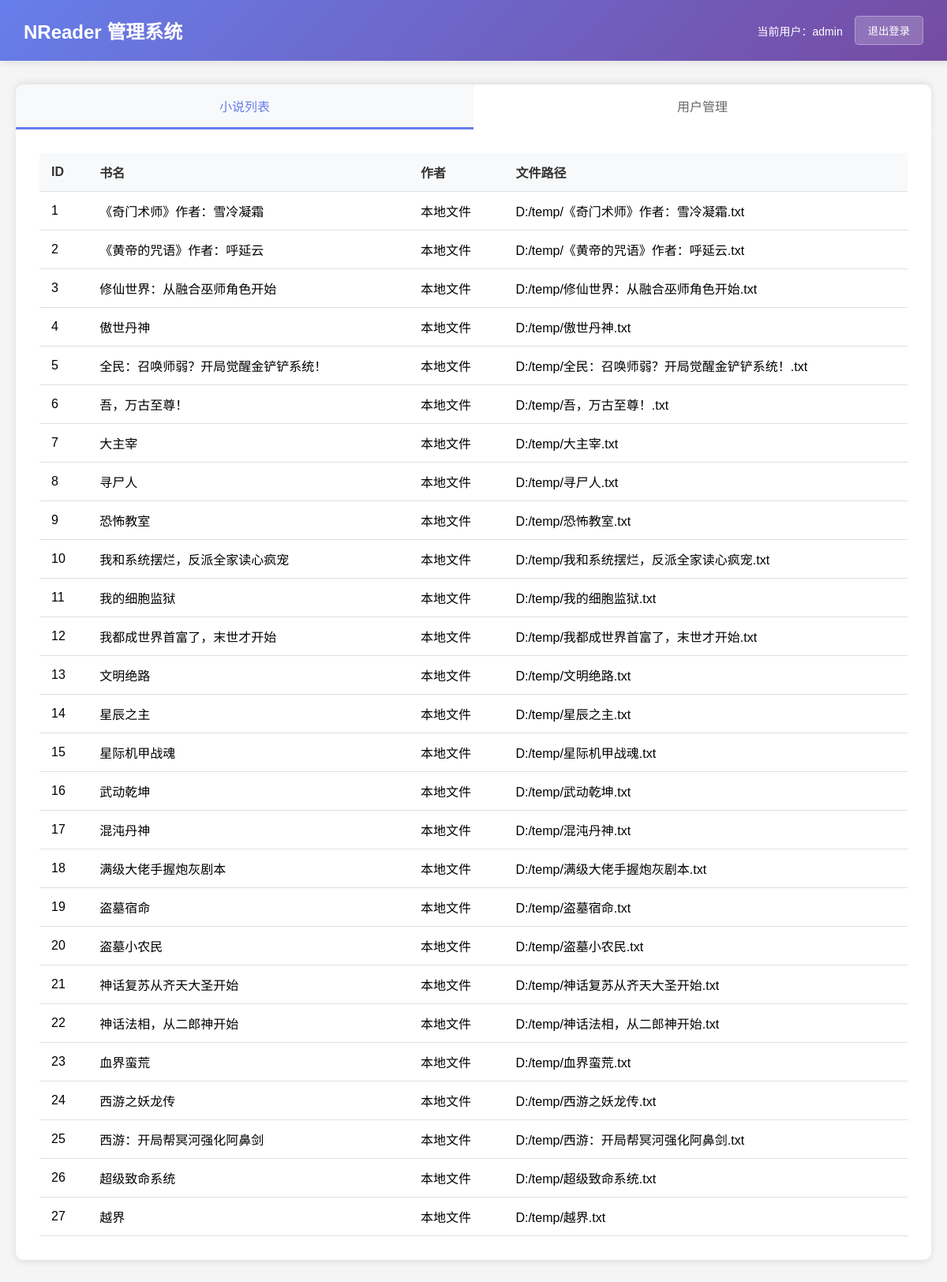
The app's page /dashboard (signed in) with its own data.
### tables this page shows
CREATE TABLE users (
        id INTEGER PRIMARY KEY AUTOINCREMENT,
        username TEXT NOT NULL UNIQUE,
        password TEXT NOT NULL
    );

CREATE TABLE novels (
            id INTEGER PRIMARY KEY AUTOINCREMENT,
            title TEXT NOT NULL,
            author TEXT DEFAULT '本地文件',
            file_path TEXT NOT NULL,
            cover TEXT DEFAULT ''
        );

### app.py (the view)
@app.route('/dashboard', methods=['GET'])
def dashboard():
    if 'username' not in session:
        return redirect(url_for('login_page'))
    conn = sqlite3.connect(DB_PATH)
    cursor = conn.cursor()
    cursor.execute('SELECT id, title, author, file_path FROM novels ORDER BY id')
    novels = cursor.fetchall()
    novels_list = []
    for novel in novels:
        novels_list.append({
            'id': novel[0],
            'title': novel[1],
            'author': novel[2],
            'file_path': novel[3]
        })
    cursor.execute('SELECT id, username FROM users ORDER BY id')
    users = cursor.fetchall()
    conn.close()
    users_list = []
    for user in users:
        users_list.append({
            'id': user[0],
            'username': user[1]
        })
    return render_template('dashboard.html',
                          username=session['username'],
                          novels=novels_list,
                          users=users_list)

### templates/dashboard.html (shortened to what this page needs)
<!DOCTYPE html>
<html lang="zh-CN">
<head>
</head>
<body>
    <div class="header">
        <h1>NReader 管理系统</h1>
        <div class="user-info">
            <span>当前用户：{{ username }}</span>
            <a href="/logout" style="text-decoration: none;">
                <button>退出登录</button>
            </a>
        </div>
    </div>
    <div class="container">
        <div class="tabs">
            <button class="tab active" onclick="showTab('novels')">小说列表</button>
            <button class="tab" onclick="showTab('users')">用户管理</button>
        </div>
        <div id="novels-tab" class="tab-content active">
            {% if novels %}
            <div class="table-container">
                <table>
                    <thead>
                        <tr>
                            <th>ID</th>
                            <th>书名</th>
                            <th>作者</th>
                            <th>文件路径</th>
                        </tr>
                    </thead>
                    <tbody>
                        {% for novel in novels %}
                        <tr>
                            <td>{{ novel.id }}</td>
                            <td>{{ novel.title }}</td>
                            <td>{{ novel.author }}</td>
                            <td>{{ novel.file_path }}</td>
                        </tr>
                        {% endfor %}
                    </tbody>
                </table>
            </div>
            {% else %}
            <div class="empty-state">
                <p>暂无小说数据</p>
            </div>
            {% endif %}
        </div>
    </div>
</body>
</html>

### templates/dashboard.html (style rules this page uses)
* { margin: 0; padding: 0; box-sizing: border-box; }
body { font-family: 'Microsoft YaHei', Arial, sans-serif; background: #f5f5f5; }
.header { background: linear-gradient(135deg, #667eea 0%, #764ba2 100%); color: white; padding: 20px 30px; display: flex; justify-content: space-between; align-items: center; box-shadow: 0 2px 10px rgba(0, 0, 0, 0.1); }
.header h1 { font-size: 24px; }
.header .user-info { display: flex; align-items: center; gap: 15px; }
.header .user-info span { font-size: 14px; }
.header .user-info button { padding: 8px 16px; background: rgba(255, 255, 255, 0.2); border: 1px solid rgba(255, 255, 255, 0.3); color: white; border-radius: 5px; cursor: pointer; transition: background 0.3s; }
.container { max-width: 1200px; margin: 30px auto; padding: 0 20px; }
.tabs { display: flex; background: white; border-radius: 10px 10px 0 0; box-shadow: 0 -2px 10px rgba(0, 0, 0, 0.1); overflow: hidden; }
.tab { flex: 1; padding: 15px; text-align: center; cursor: pointer; border: none; background: white; font-size: 16px; font-weight: 500; color: #666; transition: all 0.3s; border-bottom: 3px solid transparent; }
.tab.active { color: #667eea; border-bottom-color: #667eea; background: #f8f9fa; }
.tab-content { display: none; background: white; padding: 30px; border-radius: 0 0 10px 10px; box-shadow: 0 2px 10px rgba(0, 0, 0, 0.1); }
.tab-content.active { display: block; }
.table-container { overflow-x: auto; }
table { width: 100%; border-collapse: collapse; }
th, td { padding: 12px 15px; text-align: left; border-bottom: 1px solid #e0e0e0; }
th { background: #f8f9fa; font-weight: 600; color: #333; }

### records on screen
users: username "admin"
novels: id "1", title "《奇门术师》作者：雪冷凝霜", author "本地文件", file_path "D:/temp/《奇门术师》作者：雪冷凝霜.txt"
novels: id "2", title "《黄帝的咒语》作者：呼延云", author "本地文件", file_path "D:/temp/《黄帝的咒语》作者：呼延云.txt"
novels: id "3", title "修仙世界：从融合巫师角色开始", author "本地文件", file_path "D:/temp/修仙世界：从融合巫师角色开始.txt"
novels: id "4", title "傲世丹神", author "本地文件", file_path "D:/temp/傲世丹神.txt"
novels: id "5", title "全民：召唤师弱？开局觉醒金铲铲系统！", author "本地文件", file_path "D:/temp/全民：召唤师弱？开局觉醒金铲铲系统！.txt"
novels: id "6", title "吾，万古至尊！", author "本地文件", file_path "D:/temp/吾，万古至尊！.txt"
novels: id "7", title "大主宰", author "本地文件", file_path "D:/temp/大主宰.txt"
novels: id "8", title "寻尸人", author "本地文件", file_path "D:/temp/寻尸人.txt"
novels: id "9", title "恐怖教室", author "本地文件", file_path "D:/temp/恐怖教室.txt"
novels: id "10", title "我和系统摆烂，反派全家读心疯宠", author "本地文件", file_path "D:/temp/我和系统摆烂，反派全家读心疯宠.txt"
novels: id "11", title "我的细胞监狱", author "本地文件", file_path "D:/temp/我的细胞监狱.txt"
novels: id "12", title "我都成世界首富了，末世才开始", author "本地文件", file_path "D:/temp/我都成世界首富了，末世才开始.txt"
novels: id "13", title "文明绝路", author "本地文件", file_path "D:/temp/文明绝路.txt"
novels: id "14", title "星辰之主", author "本地文件", file_path "D:/temp/星辰之主.txt"
novels: id "15", title "星际机甲战魂", author "本地文件", file_path "D:/temp/星际机甲战魂.txt"
novels: id "16", title "武动乾坤", author "本地文件", file_path "D:/temp/武动乾坤.txt"
novels: id "17", title "混沌丹神", author "本地文件", file_path "D:/temp/混沌丹神.txt"
novels: id "18", title "满级大佬手握炮灰剧本", author "本地文件", file_path "D:/temp/满级大佬手握炮灰剧本.txt"
novels: id "19", title "盗墓宿命", author "本地文件", file_path "D:/temp/盗墓宿命.txt"
novels: id "20", title "盗墓小农民", author "本地文件", file_path "D:/temp/盗墓小农民.txt"
novels: id "21", title "神话复苏从齐天大圣开始", author "本地文件", file_path "D:/temp/神话复苏从齐天大圣开始.txt"
novels: id "22", title "神话法相，从二郎神开始", author "本地文件", file_path "D:/temp/神话法相，从二郎神开始.txt"
novels: id "23", title "血界蛮荒", author "本地文件", file_path "D:/temp/血界蛮荒.txt"
novels: id "24", title "西游之妖龙传", author "本地文件", file_path "D:/temp/西游之妖龙传.txt"
novels: id "25", title "西游：开局帮冥河强化阿鼻剑", author "本地文件", file_path "D:/temp/西游：开局帮冥河强化阿鼻剑.txt"
novels: id "26", title "超级致命系统", author "本地文件", file_path "D:/temp/超级致命系统.txt"
novels: id "27", title "越界", author "本地文件", file_path "D:/temp/越界.txt"
